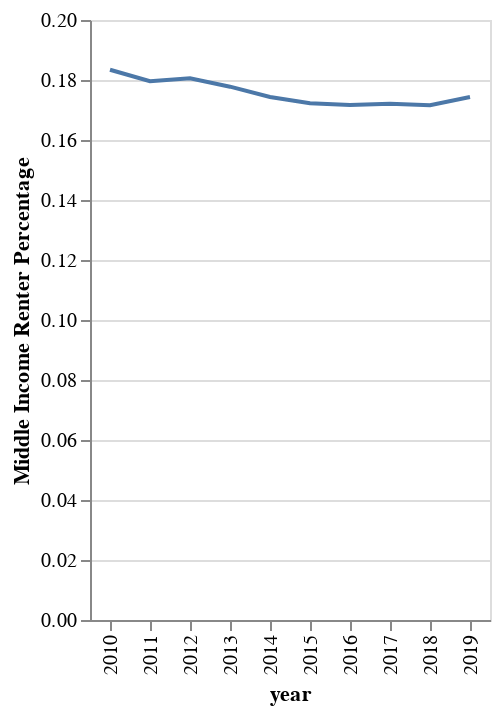

Here is the notebook cell this chart was saved with:
### Code cell
alt.Chart(cali_average).mark_line().encode(
    x='year',
    y='Middle Income Renter Percentage'
    
)

### Figure 1 — Vega-Lite specification as saved in the notebook (floating-point values rounded to 4 significant figures)
{"config": {"view": {"continuousWidth": 400, "continuousHeight": 300}}, "data": {"name": "data-ea2008c9d2ac7f9c75830140be0c1356"}, "mark": "line", "encoding": {"x": {"type": "nominal", "field": "year"}, "y": {"type": "quantitative", "field": "Middle Income Renter Percentage"}}, "$schema": "https://vega.github.io/schema/vega-lite/v4.0.2.json", "datasets": {"data-ea2008c9d2ac7f9c75830140be0c1356": [{"year": "2010", "middle_income_HH": 4322.0, "total": 24030.0, "Middle Income Renter Percentage": 0.1834}, {"year": "2011", "middle_income_HH": 4164.0, "total": 23740.0, "Middle Income Renter Percentage": 0.1796}, {"year": "2012", "middle_income_HH": 1126.0, "total": 6165.0, "Middle Income Renter Percentage": 0.1806}, {"year": "2013", "middle_income_HH": 1073.0, "total": 6102.0, "Middle Income Renter Percentage": 0.1778}, {"year": "2014", "middle_income_HH": 1087.0, "total": 6234.0, "Middle Income Renter Percentage": 0.1743}, {"year": "2015", "middle_income_HH": 1088.0, "total": 6213.0, "Middle Income Renter Percentage": 0.1723}, {"year": "2016", "middle_income_HH": 1075.0, "total": 6237.0, "Middle Income Renter Percentage": 0.1717}, {"year": "2017", "middle_income_HH": 1078.0, "total": 6284.0, "Middle Income Renter Percentage": 0.1721}, {"year": "2018", "middle_income_HH": 1090.0, "total": 6278.0, "Middle Income Renter Percentage": 0.1716}, {"year": "2019", "middle_income_HH": 1089.0, "total": 6263.0, "Middle Income Renter Percentage": 0.1744}]}}
